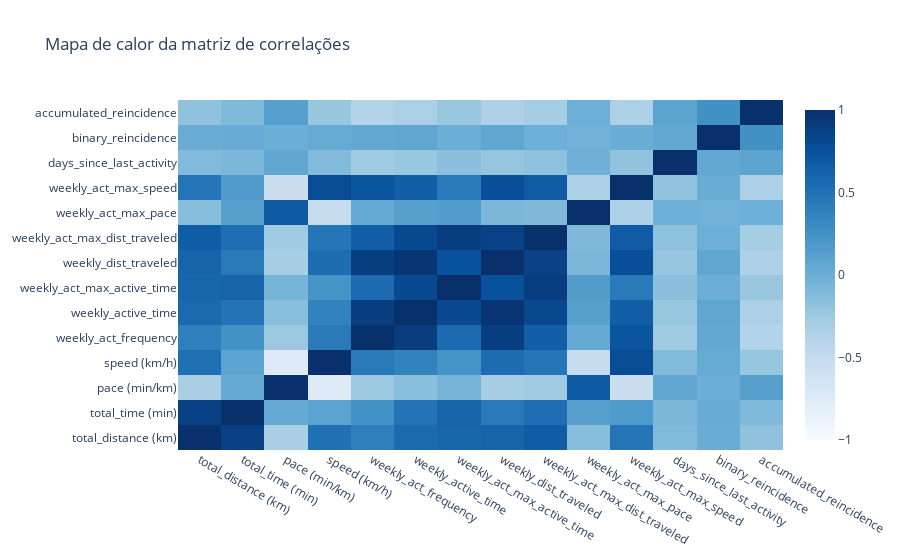

Here is the notebook cell this chart was saved with:
### Code cell
# Create heatmap
heatmap = go.Heatmap(
    z=corr,
    x=df_athletes_activities_features.columns,
    y=df_athletes_activities_features.columns,
    colorscale='Blues',
    zmin=-1,
    zmax=1
)

# Create figure and add trace
fig = go.Figure(heatmap)

# Update layout
fig.update_layout(title='Mapa de calor da matriz de correlações')

# Display the figure
fig.show()

### Figure 1 — Plotly figure (JSON) as saved in the notebook; plotly's stock layout.template omitted (floating-point values rounded to 4 significant figures; data arrays with more than 128 entries replaced by an {"elided": "..."} marker saying what was removed)
{"data": [{"colorscale": [[0, "rgb(247,251,255)"], [0.125, "rgb(222,235,247)"], [0.25, "rgb(198,219,239)"], [0.375, "rgb(158,202,225)"], [0.5, "rgb(107,174,214)"], [0.625, "rgb(66,146,198)"], [0.75, "rgb(33,113,181)"], [0.875, "rgb(8,81,156)"], [1, "rgb(8,48,107)"]], "type": "heatmap", "x": ["total_distance (km)", "total_time (min)", "pace (min/km)", "speed (km/h)", "weekly_act_frequency", "weekly_active_time", "weekly_act_max_active_time", "weekly_dist_traveled", "weekly_act_max_dist_traveled", "weekly_act_max_pace", "weekly_act_max_speed", "days_since_last_activity", "binary_reincidence", "accumulated_reincidence"], "y": ["total_distance (km)", "total_time (min)", "pace (min/km)", "speed (km/h)", "weekly_act_frequency", "weekly_active_time", "weekly_act_max_active_time", "weekly_dist_traveled", "weekly_act_max_dist_traveled", "weekly_act_max_pace", "weekly_act_max_speed", "days_since_last_activity", "binary_reincidence", "accumulated_reincidence"], "z": {"elided": "14x14 float values"}, "zmax": 1, "zmin": -1}], "layout": {"title": {"text": "Mapa de calor da matriz de correlações"}}}
